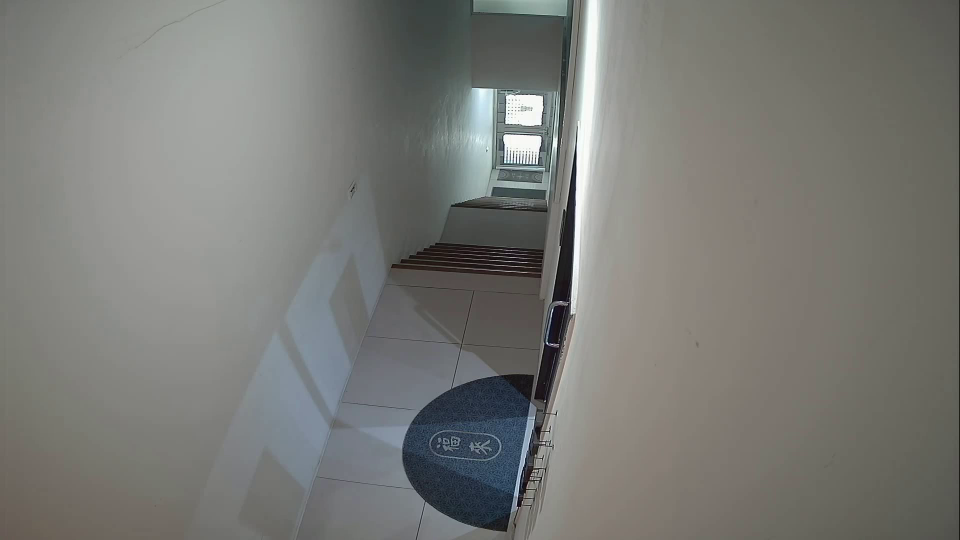
#> input picture frame 30 of my.mp4, 1920 x 1080 px, given in place of stream=1, which was not available (shown at 1/2 size)
$ python make_video_by_cam.py
#> lines starting #> are read from the running program, lines starting #| are printed output that depends on the picture; after the words box and inside, x2 and y2 are one past the last pixel; in counts of white or black regions, pixels touching at a corner belong together

import cv2

# current camera
cam_path = "rtsp://admin:Aa83446416!@192.168.50.3:554/rtspstream/channel=0/stream=1"
cap = cv2.VideoCapture(cam_path)

# 獲取攝影機的fps
fps = cap.get(cv2.CAP_PROP_FPS)
print("FPS:", fps)

# 獲取攝影機的尺寸
width = cap.get(cv2.CAP_PROP_FRAME_WIDTH)
height = cap.get(cv2.CAP_PROP_FRAME_HEIGHT)
print("Size:", width, "x", height)

fourcc = cv2.VideoWriter_fourcc(*'mp4v')
out = cv2.VideoWriter('output.mp4', fourcc, 30, (int(width), int(height)))
while (cap.isOpened()):
    ret, frame = cap.read()
#> frame is the input picture: shape (1080, 1920, 3); mean B, G, R 117.8, 121.7, 121.2
    if ret == True:
        out.write(frame)
        cv2.rectangle(frame, (640, 100), (1111, 900), (214, 217, 8), 1, cv2.LINE_AA)
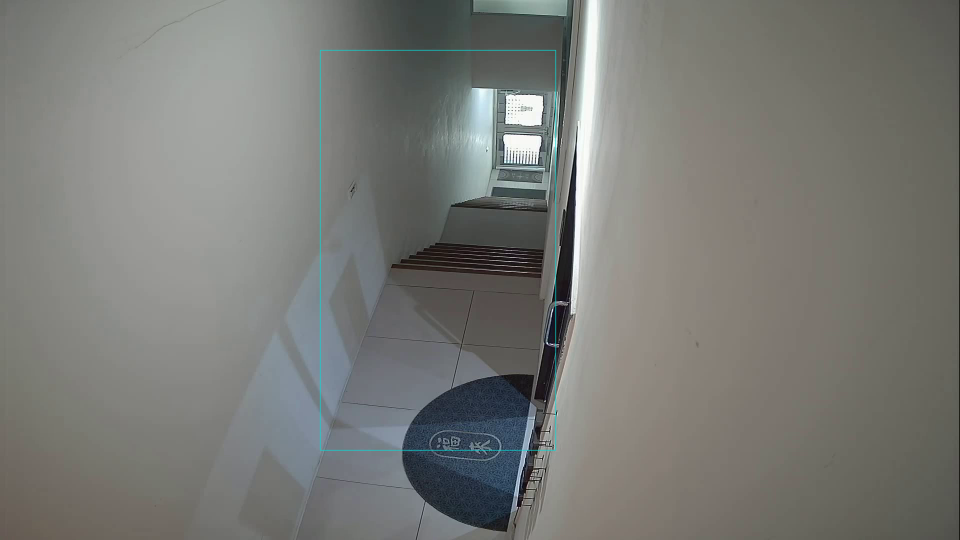
#> frame: shape (1080, 1920, 3) (shown at 1/2 size); 0.37% of pixels changed, all inside (x1, y1, x2, y2) = (639, 99, 1113, 902)
        cv2.imshow('frame', frame)

        key = cv2.waitKey(1)
#> (key Esc is pressed here)
        # ESC
        if key == 27:
            break

    else:
        break

cap.release()
out.release()
cv2.destroyAllWindows()

$ run again, starting later in the video
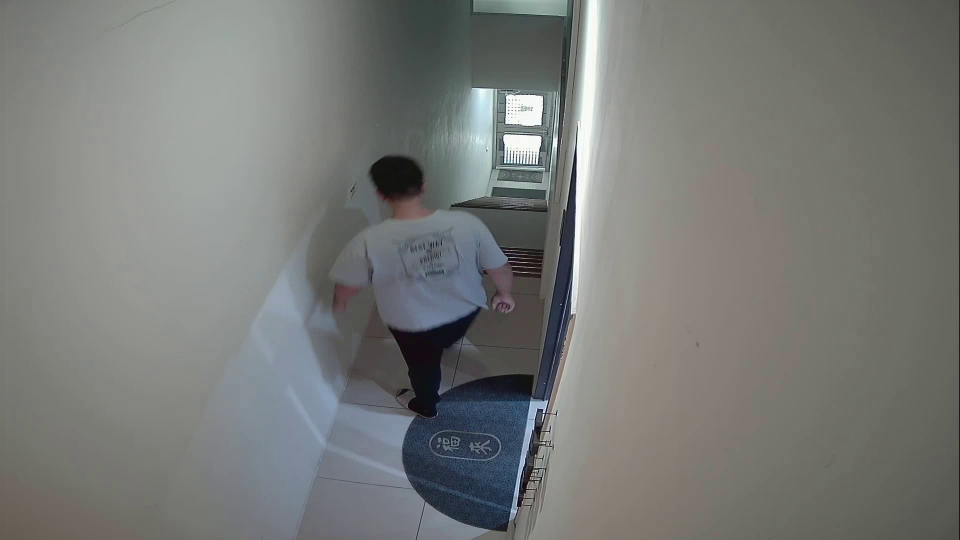
#> input picture frame 136 of my.mp4, 1920 x 1080 px, given in place of stream=1, which was not available (shown at 1/2 size)
#> frame is the input picture: shape (1080, 1920, 3); mean B, G, R 119.2, 121.7, 119.9
#> `cv2.rectangle(frame, (640, 100), (1111, 900), (214, 217, 8), 1, cv2.LI..`:
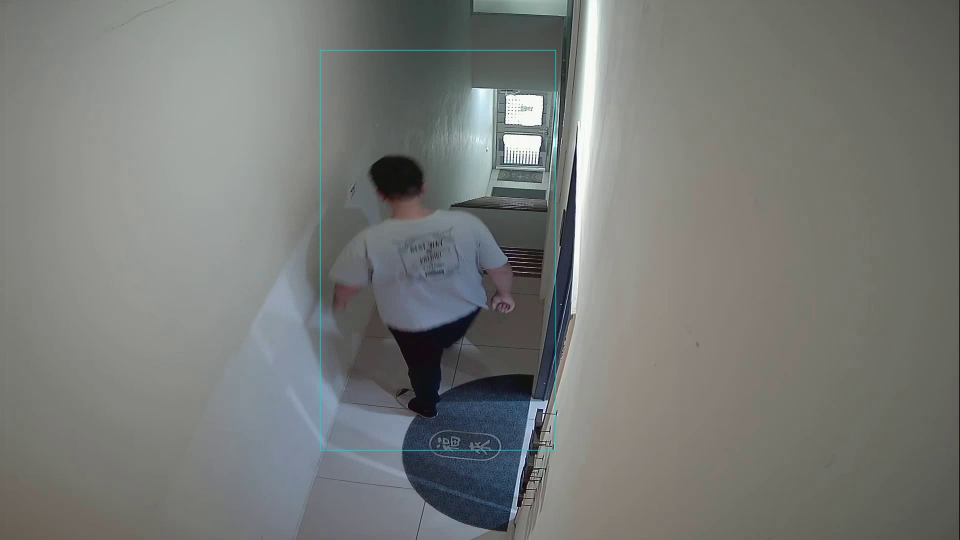
#> frame: shape (1080, 1920, 3) (shown at 1/2 size); 0.37% of pixels changed, all inside (x1, y1, x2, y2) = (639, 99, 1113, 902)

$ run again, starting later in the video
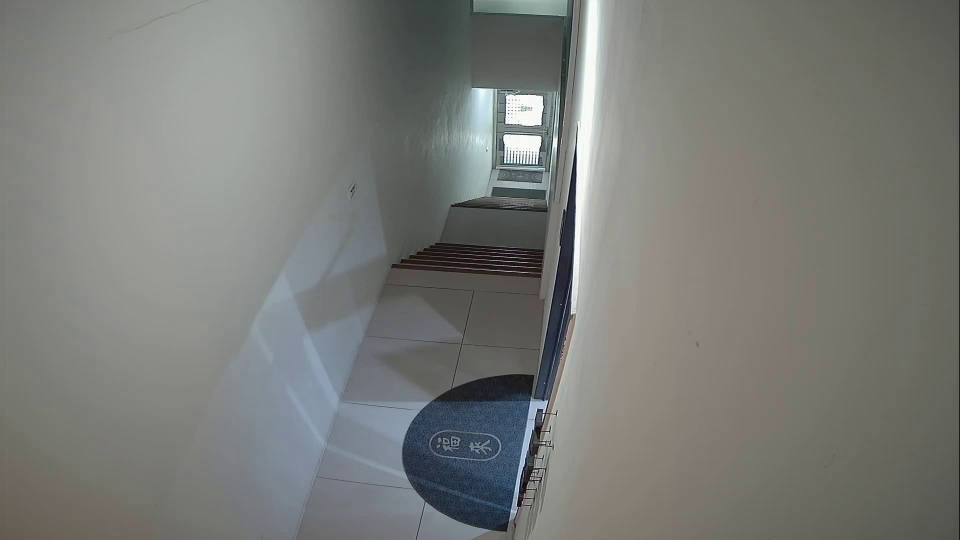
#> input picture frame 243 of my.mp4, 1920 x 1080 px, given in place of stream=1, which was not available (shown at 1/2 size)
#> frame is the input picture: shape (1080, 1920, 3); mean B, G, R 120.1, 123.3, 121.8
#> `cv2.rectangle(frame, (640, 100), (1111, 900), (214, 217, 8), 1, cv2.LI..`:
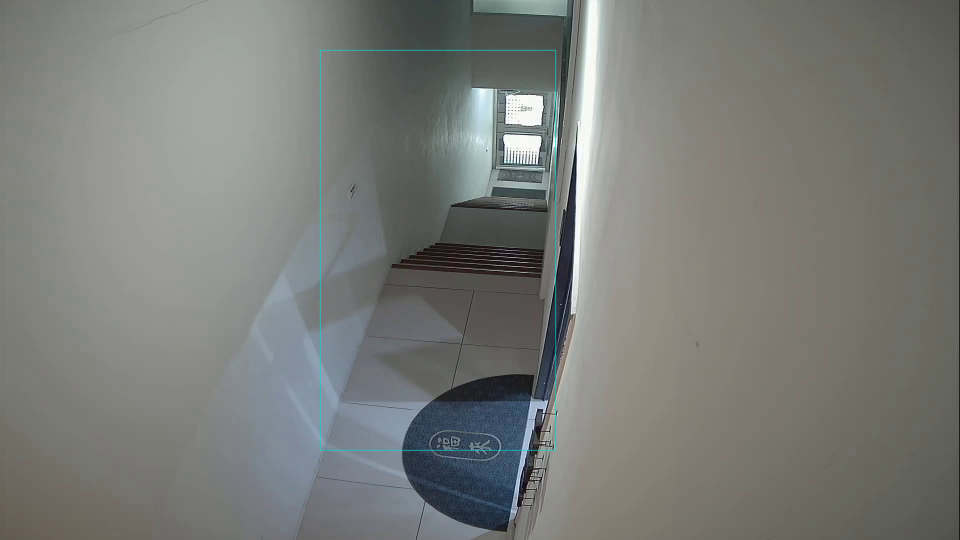
#> frame: shape (1080, 1920, 3) (shown at 1/2 size); 0.37% of pixels changed, all inside (x1, y1, x2, y2) = (639, 99, 1113, 902)
